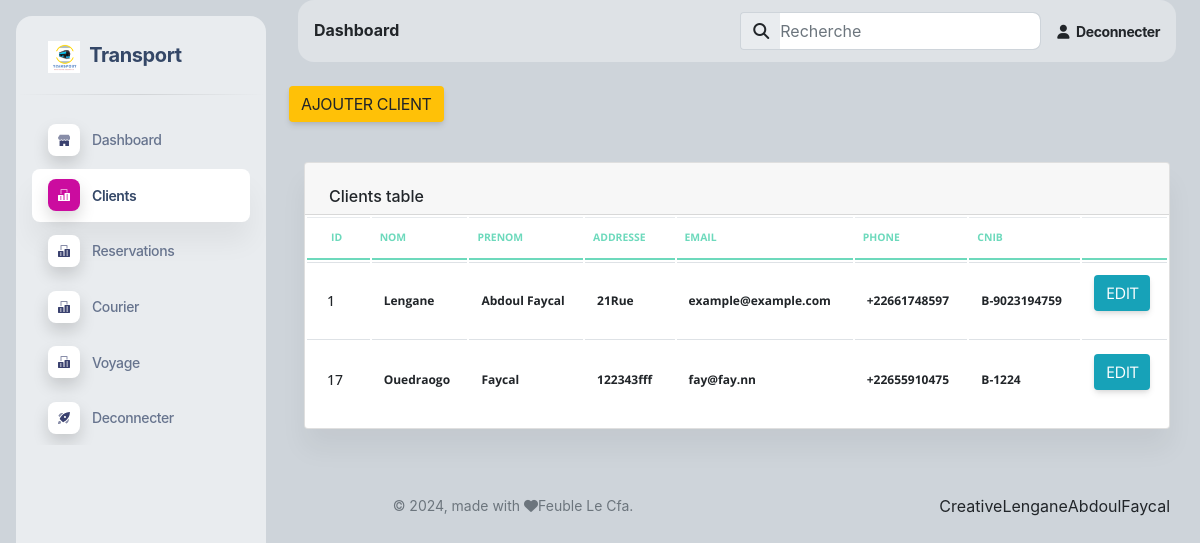
Screenshot of /client/ (signed in) with the database file from the repository.
### transport/models.py (models this page shows, shortened)
class Client (models.Model):
    nom = models.CharField( max_length=50)
    prenom = models.CharField(max_length=100)
    addresse = models.CharField(max_length=100)
    nomUtisateur = models.CharField(max_length=50, default='user', unique=True)
    email = models.EmailField(max_length=254, default='example@example.com')
    telephone = PhoneNumberField(default='+22661748597')
    cnib = models.IntegerField()
    motDePass = models.CharField(max_length=50, default='1234')

### transport/views.py (the view)
# urls.py: path('client/',views.client, name="client"),
@login_required
def client(request, id=0):
    if 'editClient' in request.path and id != 0 :
        model = get_object_or_404(Client, pk=id)
        if request.method == 'POST':
            form = ClientForm(request.POST, instance=model)
            if form.is_valid():
                form.save()
                return redirect('client')
            else:
                form = ClientForm(instance=model)
                return render(request, 'admin_t/client.html', {"form": form})
        form = ClientForm(instance=model)
        return render(request, 'admin_t/client.html', {"form": form, 'id':id})
    elif 'deleteClient' in request.path and id != 0:
        ob = get_object_or_404(Client, id=id)
        ob.delete()
        return redirect('client')
    else:
        if request.method == "POST" and 'addClient' in request.path:
            form = ClientForm(request.POST)
            visit = Client.objects.all()
            page = Paginator(visit, 5)
            pge = request.GET.get('page')
            client = page.get_page(pge)
            if form.is_valid():
                form.save()
                messages.success(request, "Client added !")
                return redirect('client')
            else:
                return render(request, 'admin_t/client.html', {"form": form, "models":client})
        else:
            form = ClientForm()
            visit = Client.objects.all()
            page = Paginator(visit, 5)
            pge = request.GET.get('page')
            client = page.get_page(pge)
            return render(request, 'admin_t/client.html', {"form": form, "models":client})

### transport/forms.py
class ClientForm(ModelForm):
    class Meta:
        model = Client
        fields = '__all__'

### transport/templates/admin_t/client.html (shortened to what this page needs)
{% extends 'base.html' %}
{% block content %}
{% if '/client/' in request.path %}
    <a href ="{% url 'addClient' %}" class="btn btn-warning"> Ajouter Client </a>
      {% if models %}
            <div class="container-fluid py-4">
                <div class="row">
                <div class="col-12">
                    <div class="card mb-4">
                    <div class="card-header pb-0">
                        <h6>Clients table</h6>
                    </div>
                    <div class="card-body px-0 pt-0 pb-2">
                        <div class="table-responsive p-0">
                        <table class="table align-items-center mb-0">
                            <thead>
                            <tr>
                                <th class="text-uppercase text-secondary text-xxs font-weight-bolder opacity-7">ID</th>
                                <th class="text-uppercase text-secondary text-xxs font-weight-bolder opacity-7 ps-2">Nom</th>
                                <th class="text-uppercase text-secondary text-xxs font-weight-bolder opacity-7 ps-2">Prenom</th>
                                <th class="text-uppercase text-secondary text-xxs font-weight-bolder opacity-7 ps-2">Addresse</th>
                                <th class="text-uppercase text-secondary text-xxs font-weight-bolder opacity-7 ps-2">Email</th>
                                <th class="text-uppercase text-secondary text-xxs font-weight-bolder opacity-7 ps-2">Phone</th>
                                <th class="text-uppercase text-secondary text-xxs font-weight-bolder opacity-7 ps-2">CNIB</th>
                                <th class="text-secondary opacity-7"></th>
                            </tr>
                            </thead>
                            <tbody>
                                {% for model in models %}
                            <tr>
                                <td>
                                <div class="d-flex px-2 py-1">
                                    <div class="d-flex flex-column justify-content-center">
                                    <h6 class="mb-0 text-sm">{{model.id}}</h6>
                                    </div>
                                </div>
                                </td>
                                <td>
                                <p class="text-xs font-weight-bold mb-0">{{model.nom}}</p>
                                </td>
                                <td>
                                    <p class="text-xs font-weight-bold mb-0">{{model.prenom}}</p>
                                </td>
                                <td>
                                    <p class="text-xs font-weight-bold mb-0">{{model.addresse}}</p>
                                </td>
                                    <td>
                                    <p class="text-xs font-weight-bold mb-0">{{model.email}}</p>
                                    </td>
                                <td>
                                    <p class="text-xs font-weight-bold mb-0">{{model.telephone}}</p>
                                </td>
                                <td>
                                    <p class="text-xs font-weight-bold mb-0">B-{{model.cnib}}</p>
                                </td>
                                <td class="align-middle">
                                <a href="{% url 'editClient' model.id %}" class="btn btn-info" data-toggle="tooltip" data-original-title="Edit user">
                                    Edit
                                </a>
                                </td>
                            </tr>
                            {% endfor %}
                        </table>
                        </div>
                        {% else %}
              <div class="col-md-12">
                <p>Pas Clients Enregistres</p>
              </div>
            {% endif %}
                    </div>
                    </div>
                </div>
                </div>
                <div class="row">
                    <div class="col-md-12">
                    </div>
                  </div>
            </div>
    {% endif %}
{% endblock content %}

### rows the page displays
Client: id "1", nom "Lengane", prenom "Abdoul Faycal", addresse "21Rue", email "example@example.com", telephone "+22661748597", cnib "9023194759"
Client: id "17", nom "Ouedraogo", prenom "Faycal", addresse "122343fff", email "fay@fay.nn", telephone "+22655910475", cnib "1224"
